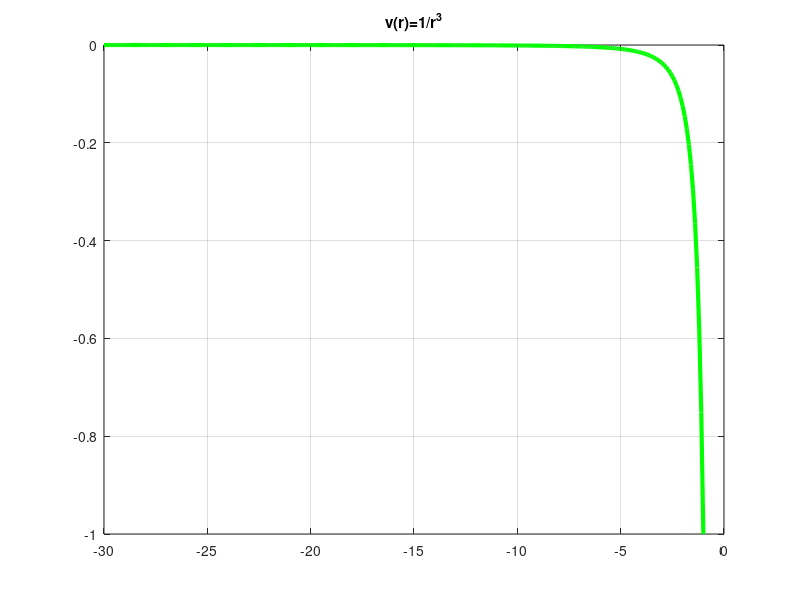

Write the MATLAB code that produced this figure.
% Octave Script
% Title			    :Funcion Inyectiva, Suprayectiva y biyectiva
% Description		:DETERMINAR FUNCIONES
% Author		    :ANGEL JESUS SANTIAGO HERNANDEZ
% Date		    	:16/11/2021
% Version		    :3
% Usage			    :DRAKJESUS
%Notes:        Se necesita el programa Octave, usar su linea de comando
%              https://octaveintro.readthedocs.io/en/latest/index.html


%Limpiar variables
clear
%Declarar dominio de la funcion
r = (-30:0.1:-1);
%Funcion a graficar
vr = 1./(r.^3);
%Codigo para graficar
plot(r,vr,'g','linewidth',3);
%Nombre de la grafica
title('v(r)=1/r^3');
%Mensajes
disp ("Esta es una funcion suprayectiva")
grid on;